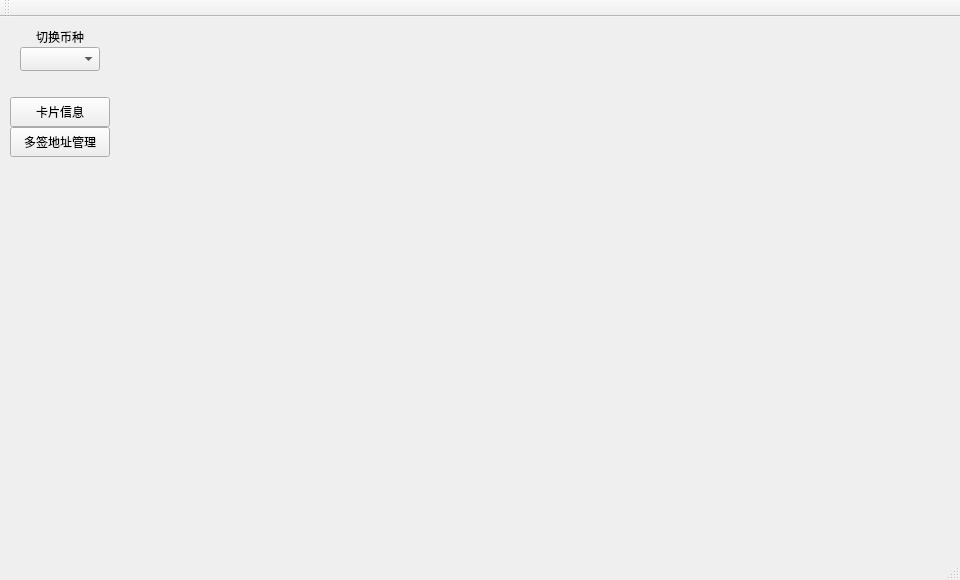
<?xml version="1.0" encoding="UTF-8"?>
<ui version="4.0">
 <class>MainWindow</class>
 <widget class="QMainWindow" name="MainWindow">
  <property name="geometry">
   <rect>
    <x>0</x>
    <y>0</y>
    <width>960</width>
    <height>580</height>
   </rect>
  </property>
  <property name="windowTitle">
   <string>MainWindow</string>
  </property>
  <widget class="QWidget" name="centralWidget">
   <widget class="QWidget" name="contentWidget" native="true">
    <property name="geometry">
     <rect>
      <x>120</x>
      <y>0</y>
      <width>840</width>
      <height>540</height>
     </rect>
    </property>
    <property name="minimumSize">
     <size>
      <width>500</width>
      <height>400</height>
     </size>
    </property>
   </widget>
   <widget class="QWidget" name="functionBar" native="true">
    <property name="geometry">
     <rect>
      <x>0</x>
      <y>0</y>
      <width>120</width>
      <height>531</height>
     </rect>
    </property>
    <property name="minimumSize">
     <size>
      <width>100</width>
      <height>400</height>
     </size>
    </property>
    <widget class="QPushButton" name="multisigBtn">
     <property name="geometry">
      <rect>
       <x>10</x>
       <y>110</y>
       <width>100</width>
       <height>30</height>
      </rect>
     </property>
     <property name="text">
      <string>多签地址管理</string>
     </property>
    </widget>
    <widget class="QPushButton" name="cardInfoBtn">
     <property name="geometry">
      <rect>
       <x>10</x>
       <y>80</y>
       <width>100</width>
       <height>30</height>
      </rect>
     </property>
     <property name="text">
      <string>卡片信息</string>
     </property>
    </widget>
    <widget class="QLabel" name="label">
     <property name="geometry">
      <rect>
       <x>20</x>
       <y>10</y>
       <width>80</width>
       <height>20</height>
      </rect>
     </property>
     <property name="text">
      <string>切换币种</string>
     </property>
     <property name="alignment">
      <set>Qt::AlignCenter</set>
     </property>
    </widget>
    <widget class="QComboBox" name="assetComboBox">
     <property name="geometry">
      <rect>
       <x>20</x>
       <y>30</y>
       <width>80</width>
       <height>24</height>
      </rect>
     </property>
    </widget>
   </widget>
  </widget>
  <widget class="QMenuBar" name="menuBar">
   <property name="geometry">
    <rect>
     <x>0</x>
     <y>0</y>
     <width>960</width>
     <height>22</height>
    </rect>
   </property>
  </widget>
  <widget class="QToolBar" name="mainToolBar">
   <attribute name="toolBarArea">
    <enum>TopToolBarArea</enum>
   </attribute>
   <attribute name="toolBarBreak">
    <bool>false</bool>
   </attribute>
  </widget>
  <widget class="QStatusBar" name="statusBar"/>
 </widget>
 <layoutdefault spacing="6" margin="11"/>
 <resources/>
 <connections/>
</ui>
